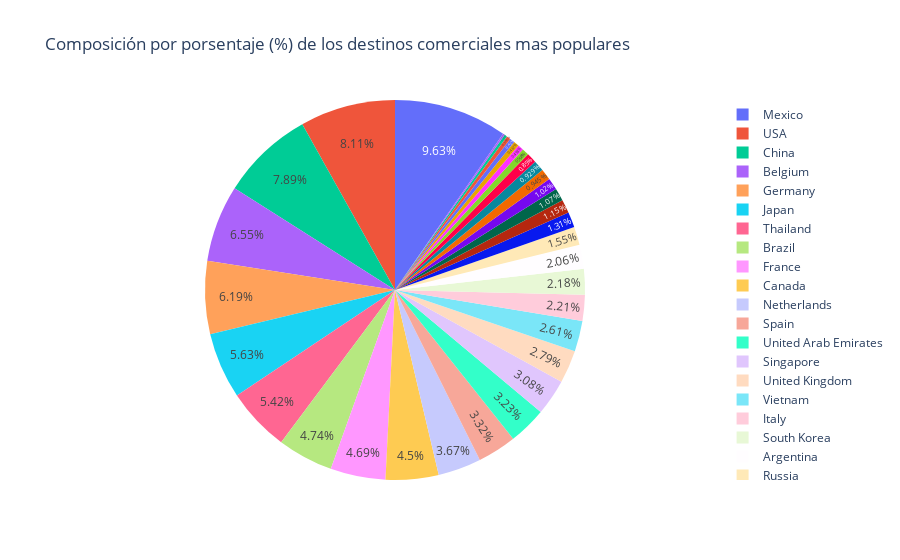

Notebook code for this chart:
### Code cell
fig = px.pie(df_destinos, values='Rating', names='Pais', title='Composición por porsentaje (%) de los destinos comerciales mas populares')
fig.update_traces(textposition='inside')
# fig.update_layout(uniformtext_minsize=12, uniformtext_mode='hide')
fig.show()

### Figure 1 — Plotly figure (JSON) as saved in the notebook; plotly's stock layout.template omitted (floating-point values rounded to 4 significant figures)
{"data": [{"domain": {"x": [0, 1], "y": [0, 1]}, "hovertemplate": "Pais=%{label}<br>Rating=%{value}<extra></extra>", "labels": ["Mexico", "USA", "China", "Belgium", "Germany", "Japan", "Thailand", "Brazil", "France", "Canada", "Netherlands", "Spain", "United Arab Emirates", "Singapore", "United Kingdom", "Vietnam", "Italy", "South Korea", "Argentina", "Russia", "New Zealand", "Belorussia", "Rusia", "Switzerland", "India", "Poland", "Ireland", "Philippines", "Slovakia", "Malaysia", "Turkey", "Austria", "Peru", "Croatia"], "legendgroup": "", "name": "", "showlegend": true, "textposition": "inside", "type": "pie", "values": [1836, 1546, 1503, 1248, 1179, 1072, 1032, 903, 893, 857, 699, 632, 615, 586, 531, 497, 422, 415, 393, 295, 249, 219, 204, 194, 180, 177, 162, 114, 94, 89, 80, 66, 44, 30]}], "layout": {"legend": {"tracegroupgap": 0}, "title": {"text": "Composición por porsentaje (%) de los destinos comerciales mas populares"}}}
